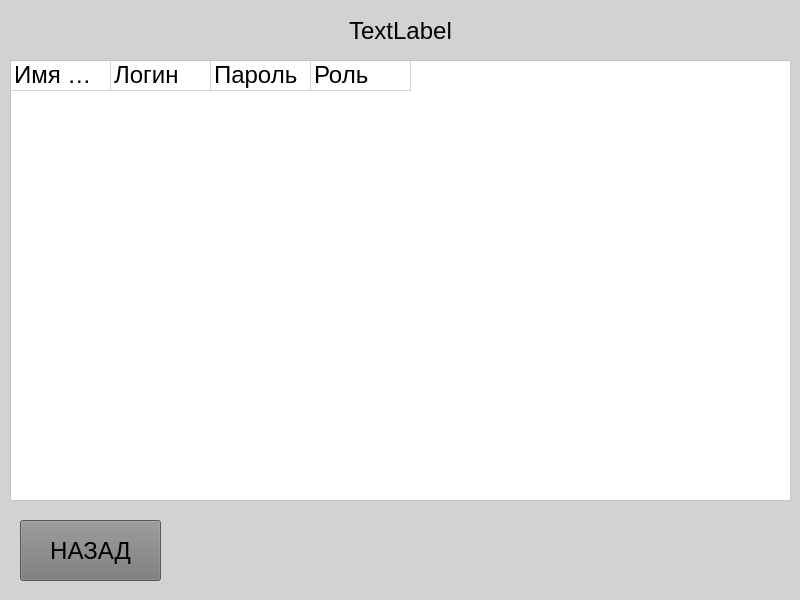
<?xml version="1.0" encoding="UTF-8"?>
<ui version="4.0">
 <class>MainWindow</class>
 <widget class="QMainWindow" name="MainWindow">
  <property name="geometry">
   <rect>
    <x>0</x>
    <y>0</y>
    <width>800</width>
    <height>600</height>
   </rect>
  </property>
  <property name="windowTitle">
   <string>Окно администратора</string>
  </property>
  <property name="styleSheet">
   <string notr="true">background-color: rgb(210,210,210);</string>
  </property>
  <widget class="QWidget" name="centralwidget">
   <widget class="QPushButton" name="button_quit">
    <property name="geometry">
     <rect>
      <x>20</x>
      <y>520</y>
      <width>141</width>
      <height>61</height>
     </rect>
    </property>
    <property name="font">
     <font>
      <family>Arial</family>
      <pointsize>18</pointsize>
     </font>
    </property>
    <property name="styleSheet">
     <string notr="true">background-color: rgb(120,120,120);color:rgb(0,0,0);</string>
    </property>
    <property name="text">
     <string>НАЗАД</string>
    </property>
   </widget>
   <widget class="QLabel" name="label">
    <property name="geometry">
     <rect>
      <x>0</x>
      <y>0</y>
      <width>801</width>
      <height>61</height>
     </rect>
    </property>
    <property name="font">
     <font>
      <pointsize>18</pointsize>
     </font>
    </property>
    <property name="styleSheet">
     <string notr="true">color: rgb(0,0,0);</string>
    </property>
    <property name="text">
     <string>TextLabel</string>
    </property>
    <property name="alignment">
     <set>Qt::AlignCenter</set>
    </property>
   </widget>
   <widget class="QTableWidget" name="tableWidget">
    <property name="geometry">
     <rect>
      <x>10</x>
      <y>60</y>
      <width>781</width>
      <height>441</height>
     </rect>
    </property>
    <property name="font">
     <font>
      <family>Arial</family>
      <pointsize>18</pointsize>
     </font>
    </property>
    <property name="styleSheet">
     <string notr="true">background-color: rgb(255,255,255);</string>
    </property>
    <property name="editTriggers">
     <set>QAbstractItemView::NoEditTriggers</set>
    </property>
    <property name="rowCount">
     <number>1</number>
    </property>
    <property name="columnCount">
     <number>4</number>
    </property>
    <attribute name="horizontalHeaderVisible">
     <bool>false</bool>
    </attribute>
    <attribute name="verticalHeaderVisible">
     <bool>false</bool>
    </attribute>
    <row/>
    <column/>
    <column/>
    <column/>
    <column/>
    <item row="0" column="0">
     <property name="text">
      <string>Имя пользователя</string>
     </property>
     <property name="font">
      <font>
       <family>Arial</family>
       <pointsize>18</pointsize>
      </font>
     </property>
     <property name="background">
      <brush brushstyle="NoBrush">
       <color alpha="255">
        <red>0</red>
        <green>0</green>
        <blue>0</blue>
       </color>
      </brush>
     </property>
     <property name="foreground">
      <brush brushstyle="SolidPattern">
       <color alpha="255">
        <red>0</red>
        <green>0</green>
        <blue>0</blue>
       </color>
      </brush>
     </property>
    </item>
    <item row="0" column="1">
     <property name="text">
      <string>Логин</string>
     </property>
     <property name="font">
      <font>
       <family>Arial</family>
       <pointsize>18</pointsize>
      </font>
     </property>
     <property name="background">
      <brush brushstyle="NoBrush">
       <color alpha="255">
        <red>0</red>
        <green>0</green>
        <blue>0</blue>
       </color>
      </brush>
     </property>
     <property name="foreground">
      <brush brushstyle="SolidPattern">
       <color alpha="255">
        <red>0</red>
        <green>0</green>
        <blue>0</blue>
       </color>
      </brush>
     </property>
    </item>
    <item row="0" column="2">
     <property name="text">
      <string>Пароль</string>
     </property>
     <property name="font">
      <font>
       <family>Arial</family>
       <pointsize>18</pointsize>
      </font>
     </property>
     <property name="background">
      <brush brushstyle="NoBrush">
       <color alpha="255">
        <red>0</red>
        <green>0</green>
        <blue>0</blue>
       </color>
      </brush>
     </property>
     <property name="foreground">
      <brush brushstyle="SolidPattern">
       <color alpha="255">
        <red>0</red>
        <green>0</green>
        <blue>0</blue>
       </color>
      </brush>
     </property>
    </item>
    <item row="0" column="3">
     <property name="text">
      <string>Роль</string>
     </property>
     <property name="font">
      <font>
       <family>Arial</family>
       <pointsize>18</pointsize>
      </font>
     </property>
     <property name="foreground">
      <brush brushstyle="SolidPattern">
       <color alpha="255">
        <red>0</red>
        <green>0</green>
        <blue>0</blue>
       </color>
      </brush>
     </property>
    </item>
   </widget>
  </widget>
 </widget>
 <resources/>
 <connections/>
</ui>
